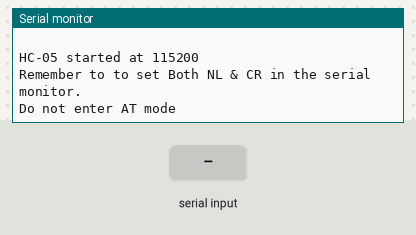
Recording of a sketch running on a simulated Arduino Mega 2560, built with avr-gcc and run on an emulated ATmega2560. On the bench: the last lines printed to the serial monitor. The inputs (shaded band) are chosen by the test bench.

Above: at 1.2 s.
1.3 s: "1" received over Serial
At 2.5 s:
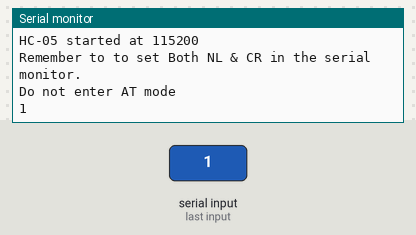
2.8 s: "0" received over the second serial link
At 3.7 s:
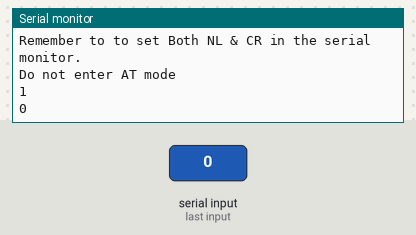
4.3 s: "2" received over Serial
At 4.8 s:
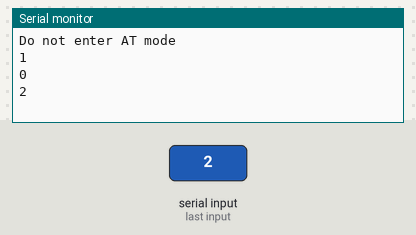

The sketch:

bt_test_serial1.ino
```cpp
// Basic Bluetooth test sketch 5b for the Arduino Mega.
// simple communication with an Android device
//
// Uses serial with the host computer and Serial2 for communication with the Bluetooth module
//
//  Pins
//  BT VCC to Arduino 5V out. Disconnect before running the sketch
//  BT GND to Arduino GND
//  BT RX (through a voltage divider) to Arduino TX1 (pin 18)
//  BT TX  to Arduino RX1 (no need voltage divider)   (pin 19)
//
// When text is entered in to the serial monitor on the computer the
// Arduino will relay it to the Bluetooth module.
// When text is entered in to a Bluetooth terminal on the Android device
// it will be sent to the Arduino and be displayed in the serial monitor
//

char c = '0';

void setup()
{
    // communication with the host computer
    Serial.begin(115200);

    Serial.println("Do not power the BT module");

    // communication with the BT module on Serial2
    Serial2.begin(38400);


    Serial.println(" ");
    Serial.println("HC-05 started at 115200");
    Serial.println("Remember to to set Both NL & CR in the serial monitor.");
    Serial.println("Do not enter AT mode");
    Serial.println("");
}


void loop()
{
    // listen for communication from the BT module and then write it to the serial monitor
    if ( Serial2.available() )
    {
         c = Serial2.read();
         Serial2.print(c);
         Serial.write( c );
    }
         Serial.println();
          Serial2.println();
    // listen for user input and send it to the HC-05
   if ( Serial.available() )
   {
         c = Serial.read();
         Serial.print(c);
         Serial2.write( c );

   }
         Serial.println();
          Serial2.println();
}
```

Measured:
- after the input at 1.3 s, the serial monitor: prints a new line at once (image 1)
- after the input at 2.8 s, the serial monitor: prints a new line at once (image 2)
- after the input at 4.3 s, the serial monitor: prints a new line at once (image 3)
